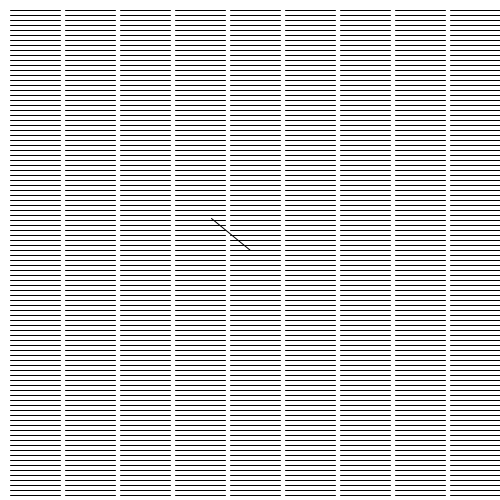
Frame 1 (no input)
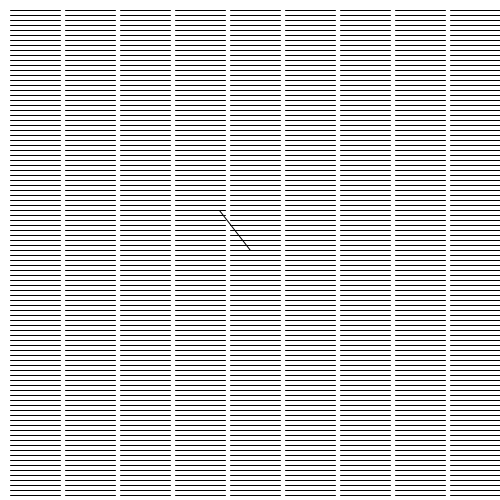
Frame 60 (the mouse pressed at the canvas centre just before this capture)
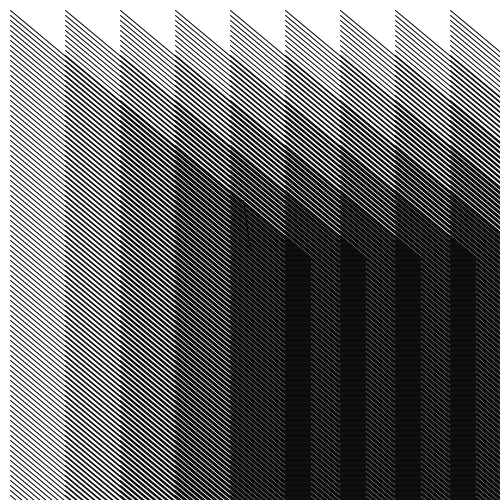
Frame 120 (the mouse held since frame 60 and released just before this capture)

The Processing sketch that drew these frames (run headless with seeded random() and noise(); from frame 60 on, the mouse is pressed at the canvas centre):

// Processing sketch: processing_141545
// ── processing_141545.pde

void setup(){
  size (500,500);
  background(255);
  noFill();
}

void draw(){

   background (255);
   float rot_sec = map (second(),0,59,0,360);
   float rot_mouse = map(mouseX,0,width,0,360);
   pushMatrix();
   translate(width/2, height/2);
   rotate(radians(rot_sec));
   line (0,0,50,0);
   popMatrix();
   for (int j=10; j<500; j=j+55){
     //rotate(radians(rot_mouse));
         for (int i =10; i< 500; i=i+5){
         line(j,i,j+50+mouseX,i+mouseY);
         }
   }
}
